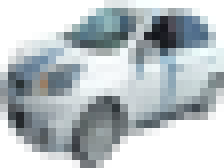
#> input picture cnn/dataset/march/20241208_105439.png, 28 x 21 px, found by its file name (shown 8 times larger); its folder holds only this picture in this run
$ python verif.py
#> lines starting #> are read from the running program, lines starting #| are printed output that depends on the picture
import os
import numpy as np
from PIL import Image

def verify_image_shapes(input_folder, expected_shape=(128, 128, 3)):
    """
    Verifica las dimensiones y el tipo de datos de todas las imágenes en la carpeta.

    Parámetros:
    - input_folder: Carpeta que contiene las imágenes.
    - expected_shape: Forma esperada de las imágenes (por defecto 128x128x3).
    """
#> called with expected_shape = (128, 128, 3)
    images = []  # Lista para almacenar imágenes cargadas
    image_paths = []  # Almacena las rutas de las imágenes

    # Recorrer todas las imágenes en la carpeta
    for file_name in os.listdir(input_folder):
        if file_name.lower().endswith(('.png', '.jpg', '.jpeg', '.bmp', '.tiff')):
            img_path = os.path.join(input_folder, file_name)
            try:
                # Abrir y cargar la imagen
                img = Image.open(img_path).convert("RGB")
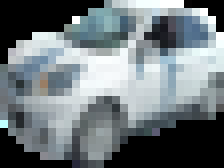
#> img: PIL image 28x21 RGB (shown 8 times larger); mean R, G, B 111.4, 120.2, 124.1
                img_resized = img.resize((expected_shape[0], expected_shape[1]))  # Redimensionar si es necesario
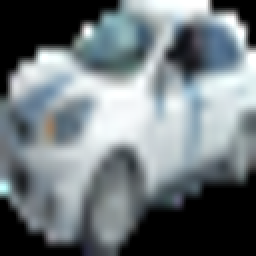
#> img_resized: PIL image 128x128 RGB (shown 2 times larger); mean R, G, B 111.8, 120.6, 124.5
                img_array = np.array(img_resized, dtype=np.uint8)  # Convertir a arreglo NumPy uint8

                # Agregar la imagen y su ruta
                images.append(img_array)
                image_paths.append(img_path)
            except Exception as e:
                print(f"Error procesando {img_path}: {e}")

    # Verificar dimensiones y tipo de datos
    print("\n--- Verificación de imágenes ---\n")
    for i, img in enumerate(images):
        print(f"Imagen {i}: {image_paths[i]}")
        print(f" -> Shape = {img.shape}, dtype = {img.dtype}")
        if img.shape != expected_shape:
            print(f" -> ⚠ Problema detectado en la imagen: {image_paths[i]}")
#> this loop made 1 pass
#| Imagen 0: C:/Users/HUAWEI/Documents/ITM/ISC 11Onceavo/DATASET/march/20241208_105439.png
#|  -> Shape = (128, 128, 3), dtype = uint8
    print("\n--- Verificación completada ---\n")

# Uso
if __name__ == "__main__":
    input_folder = "C:/Users/HUAWEI/Documents/ITM/ISC 11Onceavo/DATASET/march"  # Cambia esta ruta
    verify_image_shapes(input_folder, expected_shape=(128, 128, 3))

$ run again, on cnn/dataset/march/20241208_105702.png
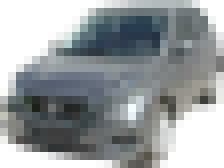
#> input picture cnn/dataset/march/20241208_105702.png, 28 x 21 px, found by its file name (shown 8 times larger)
#> in verify_image_shapes, `img = Image.open(img_path).convert("RGB")`:
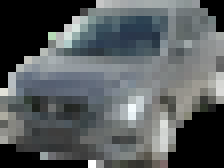
#> img: PIL image 28x21 RGB (shown 8 times larger); mean R, G, B 87.2, 92.1, 94
#> in verify_image_shapes, `img_resized = img.resize((expected_shape[0], expected_shape[1]))`:
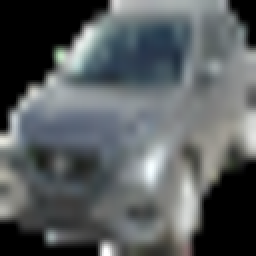
#> img_resized: PIL image 128x128 RGB (shown 2 times larger); mean R, G, B 87.7, 92.6, 94.4
#> the loop in verify_image_shapes, `for i, img in enumerate(images):` made 1 pass
#| Imagen 0: C:/Users/HUAWEI/Documents/ITM/ISC 11Onceavo/DATASET/march/20241208_105702.png
#|  -> Shape = (128, 128, 3), dtype = uint8

$ run again, on cnn/dataset/march/20241208_121955.png
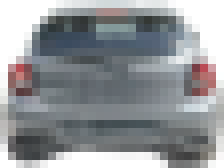
#> input picture cnn/dataset/march/20241208_121955.png, 28 x 21 px, found by its file name (shown 8 times larger)
#> in verify_image_shapes, `img = Image.open(img_path).convert("RGB")`:
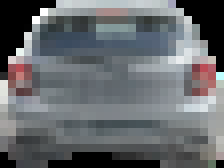
#> img: PIL image 28x21 RGB (shown 8 times larger); mean R, G, B 102.2, 105.3, 108.5
#> in verify_image_shapes, `img_resized = img.resize((expected_shape[0], expected_shape[1]))`:
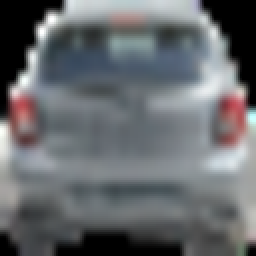
#> img_resized: PIL image 128x128 RGB (shown 2 times larger); mean R, G, B 102.7, 105.7, 108.9
#> the loop in verify_image_shapes, `for i, img in enumerate(images):` made 1 pass
#| Imagen 0: C:/Users/HUAWEI/Documents/ITM/ISC 11Onceavo/DATASET/march/20241208_121955.png
#|  -> Shape = (128, 128, 3), dtype = uint8

$ run again, on cnn/dataset/march/20241208_122005.png
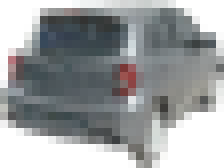
#> input picture cnn/dataset/march/20241208_122005.png, 28 x 21 px, found by its file name (shown 8 times larger)
#> in verify_image_shapes, `img = Image.open(img_path).convert("RGB")`:
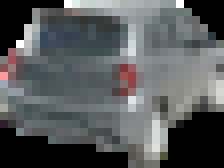
#> img: PIL image 28x21 RGB (shown 8 times larger); mean R, G, B 86.9, 89.4, 90.6
#> in verify_image_shapes, `img_resized = img.resize((expected_shape[0], expected_shape[1]))`:
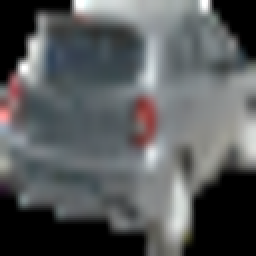
#> img_resized: PIL image 128x128 RGB (shown 2 times larger); mean R, G, B 87.3, 89.8, 91
#> the loop in verify_image_shapes, `for i, img in enumerate(images):` made 1 pass
#| Imagen 0: C:/Users/HUAWEI/Documents/ITM/ISC 11Onceavo/DATASET/march/20241208_122005.png
#|  -> Shape = (128, 128, 3), dtype = uint8

$ run again, on cnn/dataset/march/20241208_105549.png
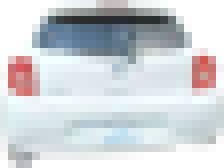
#> input picture cnn/dataset/march/20241208_105549.png, 28 x 21 px, found by its file name (shown 8 times larger)
#> in verify_image_shapes, `img = Image.open(img_path).convert("RGB")`:
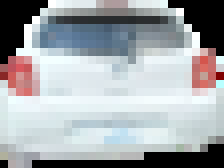
#> img: PIL image 28x21 RGB (shown 8 times larger); mean R, G, B 161.9, 166, 169.6
#> in verify_image_shapes, `img_resized = img.resize((expected_shape[0], expected_shape[1]))`:
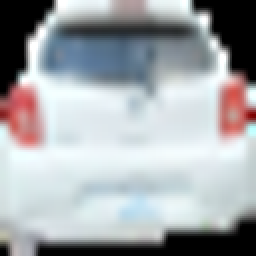
#> img_resized: PIL image 128x128 RGB (shown 2 times larger); mean R, G, B 162.4, 166.6, 170.1
#> the loop in verify_image_shapes, `for i, img in enumerate(images):` made 1 pass
#| Imagen 0: C:/Users/HUAWEI/Documents/ITM/ISC 11Onceavo/DATASET/march/20241208_105549.png
#|  -> Shape = (128, 128, 3), dtype = uint8
